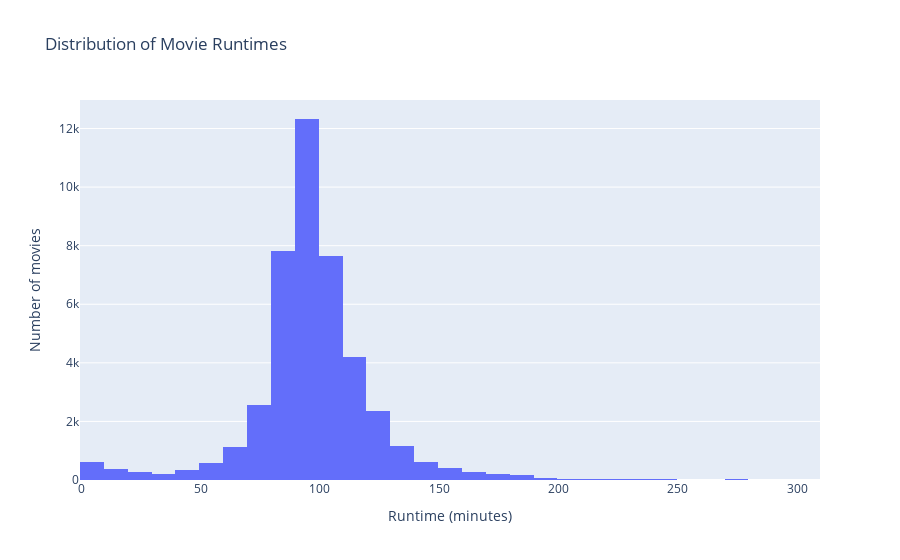

Notebook code cell kept with this figure:
### Markdown cell above
This chart compares how popular a movie is with its average rating, separated by language.
We can see that popularity and vote average don’t always move together — some films are very popular but not necessarily highly rated, while others are well-rated but less known.
Most of the points cluster around moderate popularity values, especially for English movies, which dominate the dataset.
This shows that being popular doesn’t always mean being better rated — popularity often reflects visibility more than quality.

### Code cell
movies_run = movies.dropna(subset=["runtime"])
movies_run = movies_run[(movies_run["runtime"] > 0) & (movies_run["runtime"] <= 300) ]

fig = px.histogram(
    movies_run,
    x="runtime",
    nbins=50,
    color_discrete_sequence=["#636EFA"],
    title="Distribution of Movie Runtimes"
)
fig.update_layout(
    xaxis_title="Runtime (minutes)",
    yaxis_title="Number of movies"
)
fig.show()

### Figure 1 — Plotly figure (JSON) as saved in the notebook; plotly's stock layout.template omitted (floating-point values rounded to 4 significant figures; data arrays with more than 128 entries replaced by an {"elided": "..."} marker saying what was removed)
{"data": [{"alignmentgroup": "True", "bingroup": "x", "hovertemplate": "runtime=%{x}<br>count=%{y}<extra></extra>", "legendgroup": "", "marker": {"color": "#636EFA", "pattern": {"shape": ""}}, "name": "", "nbinsx": 50, "offsetgroup": "", "orientation": "v", "showlegend": false, "type": "histogram", "x": {"elided": "43537 int values"}, "xaxis": "x", "yaxis": "y"}], "layout": {"barmode": "relative", "legend": {"tracegroupgap": 0}, "title": {"text": "Distribution of Movie Runtimes"}, "xaxis": {"anchor": "y", "domain": [0, 1], "title": {"text": "Runtime (minutes)"}}, "yaxis": {"anchor": "x", "domain": [0, 1], "title": {"text": "Number of movies"}}}}
